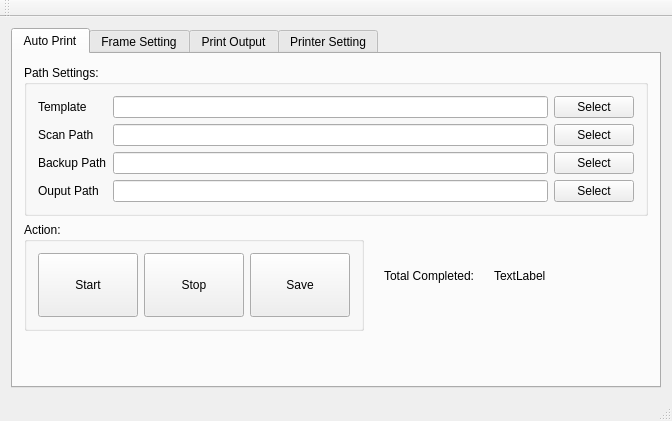
<?xml version="1.0" encoding="UTF-8"?>
<ui version="4.0">
 <class>AutoPrinterClass</class>
 <widget class="QMainWindow" name="AutoPrinterClass">
  <property name="geometry">
   <rect>
    <x>0</x>
    <y>0</y>
    <width>661</width>
    <height>421</height>
   </rect>
  </property>
  <property name="sizePolicy">
   <sizepolicy hsizetype="MinimumExpanding" vsizetype="MinimumExpanding">
    <horstretch>0</horstretch>
    <verstretch>0</verstretch>
   </sizepolicy>
  </property>
  <property name="windowTitle">
   <string>AutoPrinter</string>
  </property>
  <widget class="QWidget" name="centralWidget">
   <property name="sizePolicy">
    <sizepolicy hsizetype="Expanding" vsizetype="Expanding">
     <horstretch>1</horstretch>
     <verstretch>1</verstretch>
    </sizepolicy>
   </property>
   <layout class="QGridLayout" name="gridLayout">
    <item row="0" column="0">
     <widget class="QTabWidget" name="tabWidget">
      <property name="enabled">
       <bool>true</bool>
      </property>
      <property name="currentIndex">
       <number>0</number>
      </property>
      <widget class="QWidget" name="tabMain">
       <property name="enabled">
        <bool>true</bool>
       </property>
       <attribute name="title">
        <string>Auto Print</string>
       </attribute>
       <layout class="QVBoxLayout" name="verticalLayout_2">
        <item>
         <layout class="QVBoxLayout" name="verticalLayout">
          <item>
           <widget class="QGroupBox" name="groupBoxDirConfig">
            <property name="title">
             <string>Path Settings:</string>
            </property>
            <layout class="QGridLayout" name="gridLayout_4">
             <item row="0" column="0">
              <layout class="QGridLayout" name="gridLayout_2">
               <item row="4" column="1">
                <widget class="QLineEdit" name="lnEdtBackupDir"/>
               </item>
               <item row="3" column="0">
                <widget class="QLabel" name="label">
                 <property name="text">
                  <string>Scan Path</string>
                 </property>
                </widget>
               </item>
               <item row="2" column="0">
                <widget class="QLabel" name="label_2">
                 <property name="text">
                  <string>Template</string>
                 </property>
                </widget>
               </item>
               <item row="4" column="0">
                <widget class="QLabel" name="label_3">
                 <property name="text">
                  <string>Backup Path</string>
                 </property>
                </widget>
               </item>
               <item row="3" column="1">
                <widget class="QLineEdit" name="lnEdtScanDir"/>
               </item>
               <item row="3" column="2">
                <widget class="QPushButton" name="btnSelectScanPath">
                 <property name="text">
                  <string>Select</string>
                 </property>
                </widget>
               </item>
               <item row="2" column="2">
                <widget class="QPushButton" name="btnSelectTemplate">
                 <property name="text">
                  <string>Select</string>
                 </property>
                </widget>
               </item>
               <item row="5" column="1">
                <widget class="QLineEdit" name="lnEdtOutputDir"/>
               </item>
               <item row="2" column="1">
                <widget class="QLineEdit" name="lnEdtTemplate"/>
               </item>
               <item row="5" column="0">
                <widget class="QLabel" name="label_4">
                 <property name="text">
                  <string>Ouput Path</string>
                 </property>
                </widget>
               </item>
               <item row="4" column="2">
                <widget class="QPushButton" name="btnSelectBackupPath">
                 <property name="text">
                  <string>Select</string>
                 </property>
                </widget>
               </item>
               <item row="5" column="2">
                <widget class="QPushButton" name="btnSelectOutputPath">
                 <property name="text">
                  <string>Select</string>
                 </property>
                </widget>
               </item>
              </layout>
             </item>
            </layout>
           </widget>
          </item>
         </layout>
        </item>
        <item>
         <layout class="QHBoxLayout" name="horizontalLayout">
          <property name="spacing">
           <number>20</number>
          </property>
          <property name="sizeConstraint">
           <enum>QLayout::SetDefaultConstraint</enum>
          </property>
          <item>
           <widget class="QGroupBox" name="groupBox">
            <property name="sizePolicy">
             <sizepolicy hsizetype="Fixed" vsizetype="Fixed">
              <horstretch>0</horstretch>
              <verstretch>0</verstretch>
             </sizepolicy>
            </property>
            <property name="title">
             <string>Action:</string>
            </property>
            <layout class="QHBoxLayout" name="horizontalLayout_12">
             <item>
              <widget class="QPushButton" name="btnStart">
               <property name="sizePolicy">
                <sizepolicy hsizetype="Fixed" vsizetype="Fixed">
                 <horstretch>0</horstretch>
                 <verstretch>0</verstretch>
                </sizepolicy>
               </property>
               <property name="minimumSize">
                <size>
                 <width>100</width>
                 <height>64</height>
                </size>
               </property>
               <property name="text">
                <string>Start</string>
               </property>
               <property name="iconSize">
                <size>
                 <width>16</width>
                 <height>16</height>
                </size>
               </property>
              </widget>
             </item>
             <item>
              <widget class="QPushButton" name="btnStop">
               <property name="sizePolicy">
                <sizepolicy hsizetype="Fixed" vsizetype="Fixed">
                 <horstretch>0</horstretch>
                 <verstretch>0</verstretch>
                </sizepolicy>
               </property>
               <property name="minimumSize">
                <size>
                 <width>100</width>
                 <height>64</height>
                </size>
               </property>
               <property name="text">
                <string>Stop</string>
               </property>
              </widget>
             </item>
             <item>
              <widget class="QPushButton" name="btnSaveSetting">
               <property name="sizePolicy">
                <sizepolicy hsizetype="Fixed" vsizetype="Fixed">
                 <horstretch>0</horstretch>
                 <verstretch>0</verstretch>
                </sizepolicy>
               </property>
               <property name="minimumSize">
                <size>
                 <width>100</width>
                 <height>64</height>
                </size>
               </property>
               <property name="text">
                <string>Save</string>
               </property>
              </widget>
             </item>
            </layout>
           </widget>
          </item>
          <item>
           <widget class="QLabel" name="label_5">
            <property name="sizePolicy">
             <sizepolicy hsizetype="Fixed" vsizetype="Fixed">
              <horstretch>0</horstretch>
              <verstretch>0</verstretch>
             </sizepolicy>
            </property>
            <property name="text">
             <string>Total Completed:</string>
            </property>
            <property name="textFormat">
             <enum>Qt::AutoText</enum>
            </property>
            <property name="alignment">
             <set>Qt::AlignRight|Qt::AlignTrailing|Qt::AlignVCenter</set>
            </property>
           </widget>
          </item>
          <item>
           <widget class="QLabel" name="labCompletedCount">
            <property name="sizePolicy">
             <sizepolicy hsizetype="Expanding" vsizetype="Fixed">
              <horstretch>0</horstretch>
              <verstretch>0</verstretch>
             </sizepolicy>
            </property>
            <property name="text">
             <string>TextLabel</string>
            </property>
           </widget>
          </item>
         </layout>
        </item>
        <item>
         <spacer name="verticalSpacer">
          <property name="orientation">
           <enum>Qt::Vertical</enum>
          </property>
          <property name="sizeHint" stdset="0">
           <size>
            <width>20</width>
            <height>40</height>
           </size>
          </property>
         </spacer>
        </item>
       </layout>
      </widget>
      <widget class="QWidget" name="tabFrame">
       <property name="enabled">
        <bool>true</bool>
       </property>
       <attribute name="title">
        <string>Frame Setting</string>
       </attribute>
       <layout class="QVBoxLayout" name="verticalLayout_6">
        <item>
         <widget class="QWidget" name="widgetFramePreview" native="true">
          <property name="sizePolicy">
           <sizepolicy hsizetype="Expanding" vsizetype="Expanding">
            <horstretch>0</horstretch>
            <verstretch>0</verstretch>
           </sizepolicy>
          </property>
         </widget>
        </item>
        <item>
         <widget class="QGroupBox" name="groupBoxFrameSetting">
          <property name="title">
           <string>Mask Frame Configure:</string>
          </property>
          <layout class="QHBoxLayout" name="horizontalLayout_13">
           <item>
            <layout class="QHBoxLayout" name="horizontalLayout_9">
             <item>
              <layout class="QVBoxLayout" name="verticalLayout_3">
               <property name="spacing">
                <number>10</number>
               </property>
               <property name="sizeConstraint">
                <enum>QLayout::SetDefaultConstraint</enum>
               </property>
               <property name="rightMargin">
                <number>0</number>
               </property>
               <item>
                <layout class="QHBoxLayout" name="horizontalLayout_5">
                 <item>
                  <widget class="QLabel" name="label_9">
                   <property name="sizePolicy">
                    <sizepolicy hsizetype="Fixed" vsizetype="Fixed">
                     <horstretch>0</horstretch>
                     <verstretch>0</verstretch>
                    </sizepolicy>
                   </property>
                   <property name="text">
                    <string>Coord X:</string>
                   </property>
                  </widget>
                 </item>
                 <item>
                  <widget class="QSpinBox" name="dSpBoxMaskCoordX">
                   <property name="sizePolicy">
                    <sizepolicy hsizetype="Fixed" vsizetype="Fixed">
                     <horstretch>0</horstretch>
                     <verstretch>0</verstretch>
                    </sizepolicy>
                   </property>
                   <property name="minimumSize">
                    <size>
                     <width>80</width>
                     <height>0</height>
                    </size>
                   </property>
                   <property name="maximum">
                    <number>999999</number>
                   </property>
                  </widget>
                 </item>
                </layout>
               </item>
               <item>
                <widget class="QSlider" name="ImgHorzPosSlider">
                 <property name="sizePolicy">
                  <sizepolicy hsizetype="Fixed" vsizetype="Fixed">
                   <horstretch>0</horstretch>
                   <verstretch>0</verstretch>
                  </sizepolicy>
                 </property>
                 <property name="minimumSize">
                  <size>
                   <width>200</width>
                   <height>0</height>
                  </size>
                 </property>
                 <property name="orientation">
                  <enum>Qt::Horizontal</enum>
                 </property>
                </widget>
               </item>
               <item>
                <layout class="QHBoxLayout" name="horizontalLayout_6">
                 <item>
                  <widget class="QLabel" name="label_11">
                   <property name="sizePolicy">
                    <sizepolicy hsizetype="Fixed" vsizetype="Fixed">
                     <horstretch>0</horstretch>
                     <verstretch>0</verstretch>
                    </sizepolicy>
                   </property>
                   <property name="text">
                    <string>Coord Y:</string>
                   </property>
                  </widget>
                 </item>
                 <item>
                  <widget class="QSpinBox" name="dSpBoxMaskCoordY">
                   <property name="sizePolicy">
                    <sizepolicy hsizetype="Fixed" vsizetype="Fixed">
                     <horstretch>0</horstretch>
                     <verstretch>0</verstretch>
                    </sizepolicy>
                   </property>
                   <property name="minimumSize">
                    <size>
                     <width>80</width>
                     <height>0</height>
                    </size>
                   </property>
                   <property name="maximum">
                    <number>999999</number>
                   </property>
                  </widget>
                 </item>
                </layout>
               </item>
               <item>
                <widget class="QSlider" name="ImgVertPosSlider">
                 <property name="sizePolicy">
                  <sizepolicy hsizetype="Fixed" vsizetype="Fixed">
                   <horstretch>0</horstretch>
                   <verstretch>0</verstretch>
                  </sizepolicy>
                 </property>
                 <property name="minimumSize">
                  <size>
                   <width>200</width>
                   <height>0</height>
                  </size>
                 </property>
                 <property name="orientation">
                  <enum>Qt::Horizontal</enum>
                 </property>
                </widget>
               </item>
              </layout>
             </item>
             <item>
              <layout class="QVBoxLayout" name="verticalLayout_4">
               <property name="spacing">
                <number>5</number>
               </property>
               <property name="sizeConstraint">
                <enum>QLayout::SetDefaultConstraint</enum>
               </property>
               <property name="leftMargin">
                <number>0</number>
               </property>
               <item>
                <layout class="QVBoxLayout" name="verticalLayout_5">
                 <property name="sizeConstraint">
                  <enum>QLayout::SetMinimumSize</enum>
                 </property>
                 <property name="leftMargin">
                  <number>20</number>
                 </property>
                 <item>
                  <layout class="QHBoxLayout" name="horizontalLayout_7">
                   <item>
                    <widget class="QLabel" name="label_7">
                     <property name="sizePolicy">
                      <sizepolicy hsizetype="Fixed" vsizetype="Preferred">
                       <horstretch>0</horstretch>
                       <verstretch>0</verstretch>
                      </sizepolicy>
                     </property>
                     <property name="text">
                      <string>Height:</string>
                     </property>
                    </widget>
                   </item>
                   <item>
                    <widget class="QSpinBox" name="spBoxMaskHeight">
                     <property name="minimumSize">
                      <size>
                       <width>80</width>
                       <height>0</height>
                      </size>
                     </property>
                     <property name="maximum">
                      <number>999999</number>
                     </property>
                    </widget>
                   </item>
                  </layout>
                 </item>
                 <item>
                  <widget class="QSlider" name="horzSliderImgHeight">
                   <property name="sizePolicy">
                    <sizepolicy hsizetype="Fixed" vsizetype="Fixed">
                     <horstretch>0</horstretch>
                     <verstretch>0</verstretch>
                    </sizepolicy>
                   </property>
                   <property name="minimumSize">
                    <size>
                     <width>200</width>
                     <height>0</height>
                    </size>
                   </property>
                   <property name="maximum">
                    <number>999999</number>
                   </property>
                   <property name="orientation">
                    <enum>Qt::Horizontal</enum>
                   </property>
                  </widget>
                 </item>
                 <item>
                  <layout class="QHBoxLayout" name="horizontalLayout_3">
                   <item>
                    <widget class="QLabel" name="label_8">
                     <property name="sizePolicy">
                      <sizepolicy hsizetype="Fixed" vsizetype="Preferred">
                       <horstretch>0</horstretch>
                       <verstretch>0</verstretch>
                      </sizepolicy>
                     </property>
                     <property name="text">
                      <string> Width:</string>
                     </property>
                    </widget>
                   </item>
                   <item>
                    <widget class="QSpinBox" name="spBoxMaskWeight">
                     <property name="minimumSize">
                      <size>
                       <width>80</width>
                       <height>0</height>
                      </size>
                     </property>
                     <property name="maximum">
                      <number>999999</number>
                     </property>
                    </widget>
                   </item>
                  </layout>
                 </item>
                 <item>
                  <widget class="QSlider" name="horzSliderImgWidth">
                   <property name="sizePolicy">
                    <sizepolicy hsizetype="Fixed" vsizetype="Fixed">
                     <horstretch>0</horstretch>
                     <verstretch>0</verstretch>
                    </sizepolicy>
                   </property>
                   <property name="minimumSize">
                    <size>
                     <width>200</width>
                     <height>0</height>
                    </size>
                   </property>
                   <property name="maximum">
                    <number>9999999</number>
                   </property>
                   <property name="orientation">
                    <enum>Qt::Horizontal</enum>
                   </property>
                  </widget>
                 </item>
                </layout>
               </item>
              </layout>
             </item>
             <item>
              <spacer name="horizontalSpacer">
               <property name="orientation">
                <enum>Qt::Horizontal</enum>
               </property>
               <property name="sizeHint" stdset="0">
                <size>
                 <width>40</width>
                 <height>20</height>
                </size>
               </property>
              </spacer>
             </item>
            </layout>
           </item>
          </layout>
         </widget>
        </item>
       </layout>
      </widget>
      <widget class="QWidget" name="tabOutput">
       <attribute name="title">
        <string>Print Output</string>
       </attribute>
       <layout class="QGridLayout" name="gridLayout_3">
        <item row="2" column="1">
         <widget class="QGroupBox" name="groupBoxManualPrint">
          <property name="title">
           <string>Print Copy:</string>
          </property>
          <layout class="QHBoxLayout" name="horizontalLayout_14">
           <item>
            <layout class="QHBoxLayout" name="horizontalLayout_11">
             <item>
              <layout class="QVBoxLayout" name="verticalLayout_8">
               <item>
                <layout class="QHBoxLayout" name="horizontalLayout_8">
                 <item>
                  <widget class="QLabel" name="label_13">
                   <property name="sizePolicy">
                    <sizepolicy hsizetype="Fixed" vsizetype="Fixed">
                     <horstretch>0</horstretch>
                     <verstretch>0</verstretch>
                    </sizepolicy>
                   </property>
                   <property name="text">
                    <string>Search:</string>
                   </property>
                  </widget>
                 </item>
                 <item>
                  <widget class="QLineEdit" name="lnEdtFileName">
                   <property name="sizePolicy">
                    <sizepolicy hsizetype="Expanding" vsizetype="Fixed">
                     <horstretch>0</horstretch>
                     <verstretch>0</verstretch>
                    </sizepolicy>
                   </property>
                   <property name="minimumSize">
                    <size>
                     <width>200</width>
                     <height>0</height>
                    </size>
                   </property>
                   <property name="maximumSize">
                    <size>
                     <width>9999999</width>
                     <height>16777215</height>
                    </size>
                   </property>
                  </widget>
                 </item>
                </layout>
               </item>
               <item>
                <layout class="QHBoxLayout" name="horizontalLayout_10">
                 <item>
                  <spacer name="horizontalSpacer_4">
                   <property name="orientation">
                    <enum>Qt::Horizontal</enum>
                   </property>
                   <property name="sizeType">
                    <enum>QSizePolicy::Expanding</enum>
                   </property>
                   <property name="sizeHint" stdset="0">
                    <size>
                     <width>40</width>
                     <height>20</height>
                    </size>
                   </property>
                  </spacer>
                 </item>
                 <item>
                  <widget class="QLabel" name="label_14">
                   <property name="sizePolicy">
                    <sizepolicy hsizetype="Fixed" vsizetype="Fixed">
                     <horstretch>0</horstretch>
                     <verstretch>0</verstretch>
                    </sizepolicy>
                   </property>
                   <property name="text">
                    <string> Copy:</string>
                   </property>
                  </widget>
                 </item>
                 <item>
                  <widget class="QSpinBox" name="spBoxCopyNum">
                   <property name="sizePolicy">
                    <sizepolicy hsizetype="Fixed" vsizetype="Fixed">
                     <horstretch>0</horstretch>
                     <verstretch>0</verstretch>
                    </sizepolicy>
                   </property>
                   <property name="minimumSize">
                    <size>
                     <width>80</width>
                     <height>0</height>
                    </size>
                   </property>
                   <property name="maximumSize">
                    <size>
                     <width>50</width>
                     <height>16777215</height>
                    </size>
                   </property>
                  </widget>
                 </item>
                </layout>
               </item>
              </layout>
             </item>
             <item>
              <layout class="QVBoxLayout" name="verticalLayout_7">
               <item>
                <widget class="QPushButton" name="btnRefreshOuputList">
                 <property name="sizePolicy">
                  <sizepolicy hsizetype="Fixed" vsizetype="Fixed">
                   <horstretch>0</horstretch>
                   <verstretch>0</verstretch>
                  </sizepolicy>
                 </property>
                 <property name="minimumSize">
                  <size>
                   <width>0</width>
                   <height>30</height>
                  </size>
                 </property>
                 <property name="text">
                  <string>Refresh</string>
                 </property>
                </widget>
               </item>
               <item>
                <widget class="QPushButton" name="btnPrint">
                 <property name="sizePolicy">
                  <sizepolicy hsizetype="Fixed" vsizetype="Fixed">
                   <horstretch>0</horstretch>
                   <verstretch>0</verstretch>
                  </sizepolicy>
                 </property>
                 <property name="minimumSize">
                  <size>
                   <width>0</width>
                   <height>50</height>
                  </size>
                 </property>
                 <property name="text">
                  <string>Print</string>
                 </property>
                </widget>
               </item>
              </layout>
             </item>
            </layout>
           </item>
          </layout>
         </widget>
        </item>
        <item row="0" column="0">
         <widget class="QLabel" name="label_10">
          <property name="sizePolicy">
           <sizepolicy hsizetype="Fixed" vsizetype="Fixed">
            <horstretch>0</horstretch>
            <verstretch>0</verstretch>
           </sizepolicy>
          </property>
          <property name="text">
           <string>Output List:</string>
          </property>
         </widget>
        </item>
        <item row="1" column="0" rowspan="3">
         <widget class="QListView" name="lstViewOutput">
          <property name="sizePolicy">
           <sizepolicy hsizetype="Fixed" vsizetype="Expanding">
            <horstretch>0</horstretch>
            <verstretch>0</verstretch>
           </sizepolicy>
          </property>
         </widget>
        </item>
        <item row="1" column="1">
         <layout class="QVBoxLayout" name="vertLayoutOutputDisp">
          <item>
           <widget class="QGroupBox" name="groupBox_2">
            <property name="title">
             <string>Output Image Preview</string>
            </property>
            <layout class="QVBoxLayout" name="verticalLayout_10">
             <item>
              <widget class="QLabel" name="labOutputReview">
               <property name="sizePolicy">
                <sizepolicy hsizetype="Preferred" vsizetype="Fixed">
                 <horstretch>0</horstretch>
                 <verstretch>0</verstretch>
                </sizepolicy>
               </property>
               <property name="text">
                <string/>
               </property>
               <property name="alignment">
                <set>Qt::AlignCenter</set>
               </property>
              </widget>
             </item>
             <item>
              <widget class="QWidget" name="widgetOutputDisplay" native="true">
               <property name="sizePolicy">
                <sizepolicy hsizetype="Expanding" vsizetype="Expanding">
                 <horstretch>0</horstretch>
                 <verstretch>0</verstretch>
                </sizepolicy>
               </property>
               <property name="autoFillBackground">
                <bool>false</bool>
               </property>
              </widget>
             </item>
            </layout>
            <zorder>widgetOutputDisplay</zorder>
            <zorder>widgetOutputDisplay</zorder>
            <zorder>labOutputReview</zorder>
           </widget>
          </item>
         </layout>
        </item>
       </layout>
      </widget>
      <widget class="QWidget" name="tabPrinter">
       <attribute name="title">
        <string>Printer Setting</string>
       </attribute>
       <layout class="QGridLayout" name="gridLayout_5">
        <item row="2" column="1">
         <widget class="QGroupBox" name="groupBox_4">
          <property name="title">
           <string>Orientation</string>
          </property>
          <layout class="QHBoxLayout" name="horizontalLayout_17">
           <item>
            <widget class="QCheckBox" name="chkBoxLandscape">
             <property name="text">
              <string>Landscape</string>
             </property>
             <property name="checked">
              <bool>true</bool>
             </property>
             <attribute name="buttonGroup">
              <string notr="true">buttonGroup</string>
             </attribute>
            </widget>
           </item>
           <item>
            <widget class="QCheckBox" name="chkBoxPortrait">
             <property name="text">
              <string>Portrait</string>
             </property>
             <property name="checked">
              <bool>false</bool>
             </property>
             <attribute name="buttonGroup">
              <string notr="true">buttonGroup</string>
             </attribute>
            </widget>
           </item>
          </layout>
         </widget>
        </item>
        <item row="1" column="1">
         <layout class="QHBoxLayout" name="horizontalLayout_15">
          <property name="spacing">
           <number>20</number>
          </property>
          <item>
           <widget class="QDoubleSpinBox" name="dspBoxPaperWidth">
            <property name="maximum">
             <double>9999999.990000000223517</double>
            </property>
           </widget>
          </item>
          <item>
           <widget class="QDoubleSpinBox" name="dspBoxPaperHeight">
            <property name="maximum">
             <double>999999999.990000009536743</double>
            </property>
           </widget>
          </item>
         </layout>
        </item>
        <item row="4" column="1">
         <layout class="QVBoxLayout" name="verticalLayout_9">
          <item>
           <widget class="QGroupBox" name="groupBox_3">
            <property name="title">
             <string>Printing Review</string>
            </property>
            <layout class="QVBoxLayout" name="verticalLayout_11">
             <item>
              <widget class="QLabel" name="labPrintingObj">
               <property name="sizePolicy">
                <sizepolicy hsizetype="Expanding" vsizetype="Fixed">
                 <horstretch>0</horstretch>
                 <verstretch>0</verstretch>
                </sizepolicy>
               </property>
               <property name="text">
                <string/>
               </property>
              </widget>
             </item>
             <item>
              <widget class="QWidget" name="widgetPrintingReview" native="true">
               <property name="sizePolicy">
                <sizepolicy hsizetype="Expanding" vsizetype="Expanding">
                 <horstretch>0</horstretch>
                 <verstretch>0</verstretch>
                </sizepolicy>
               </property>
              </widget>
             </item>
            </layout>
           </widget>
          </item>
          <item>
           <layout class="QHBoxLayout" name="horizontalLayout_2">
            <item>
             <widget class="QPushButton" name="btnPrintCancel">
              <property name="text">
               <string>Cancel Printing</string>
              </property>
             </widget>
            </item>
           </layout>
          </item>
         </layout>
        </item>
        <item row="0" column="1">
         <layout class="QHBoxLayout" name="horizontalLayout_16">
          <property name="spacing">
           <number>20</number>
          </property>
          <item>
           <widget class="QLabel" name="label_16">
            <property name="text">
             <string>Paper Width:</string>
            </property>
           </widget>
          </item>
          <item>
           <widget class="QLabel" name="label_12">
            <property name="text">
             <string>Paper Height:</string>
            </property>
           </widget>
          </item>
         </layout>
        </item>
        <item row="0" column="0">
         <widget class="QLabel" name="label_15">
          <property name="text">
           <string>Printer List:</string>
          </property>
         </widget>
        </item>
        <item row="1" column="0">
         <widget class="QComboBox" name="comboBoxPrinters">
          <property name="enabled">
           <bool>true</bool>
          </property>
         </widget>
        </item>
        <item row="4" column="0">
         <widget class="QListView" name="lstViewPrinters">
          <property name="sizePolicy">
           <sizepolicy hsizetype="Fixed" vsizetype="Expanding">
            <horstretch>0</horstretch>
            <verstretch>0</verstretch>
           </sizepolicy>
          </property>
         </widget>
        </item>
        <item row="2" column="0">
         <widget class="QLabel" name="label_6">
          <property name="sizePolicy">
           <sizepolicy hsizetype="Preferred" vsizetype="Preferred">
            <horstretch>0</horstretch>
            <verstretch>0</verstretch>
           </sizepolicy>
          </property>
          <property name="text">
           <string>Task List:</string>
          </property>
         </widget>
        </item>
       </layout>
      </widget>
     </widget>
    </item>
   </layout>
  </widget>
  <widget class="QMenuBar" name="menuBar">
   <property name="geometry">
    <rect>
     <x>0</x>
     <y>0</y>
     <width>661</width>
     <height>23</height>
    </rect>
   </property>
  </widget>
  <widget class="QToolBar" name="mainToolBar">
   <attribute name="toolBarArea">
    <enum>TopToolBarArea</enum>
   </attribute>
   <attribute name="toolBarBreak">
    <bool>false</bool>
   </attribute>
  </widget>
  <widget class="QStatusBar" name="statusBar"/>
 </widget>
 <layoutdefault spacing="6" margin="11"/>
 <resources>
  <include location="../res/autoprinter.qrc"/>
 </resources>
 <connections/>
 <buttongroups>
  <buttongroup name="buttonGroup"/>
 </buttongroups>
</ui>
